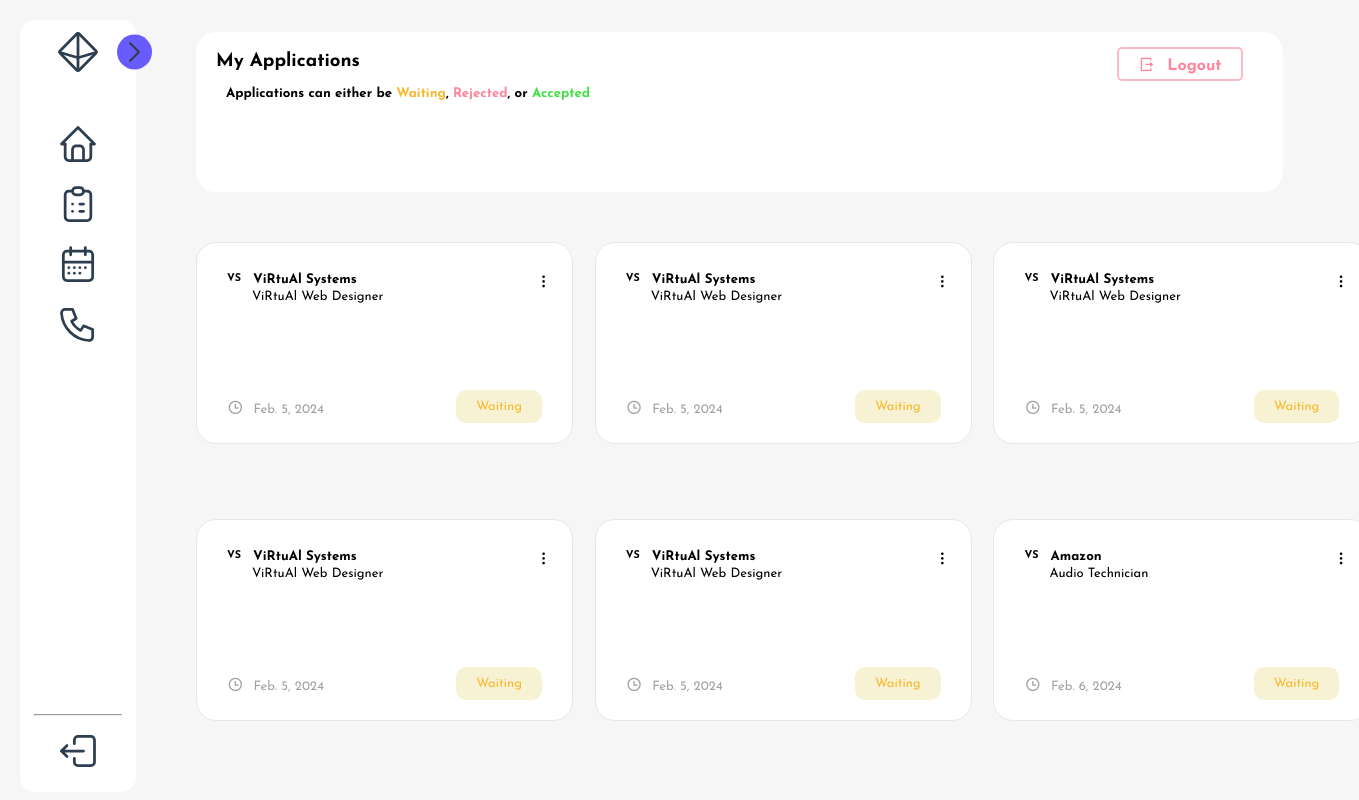
The page /dashboard/ (signed in) on the database its author committed.
### userportal/models.py (models this page shows)
class Application(models.Model):
    companyName = models.CharField(max_length=200)
    position = models.CharField(max_length=200)
    timeOfApplication = models.DateField(auto_now_add=True)
    status = models.CharField(max_length=50)
    user = models.ForeignKey(User, on_delete = models.CASCADE, related_name = "applications")

### userportal/decorators.py (the view)
    def wrapper(request, *args, **kwargs):
        if not request.user.is_authenticated:
            return redirect("/login")
        else:
            return func(request, *args, **kwargs)

### userportal/views.py (called while the page is built)
@unauth_user
def applications(request):
    context = {"applications" : request.user.applications.all()}
    return render(request, "User_Portal.html", context)

### userportal/templates/User_Portal.html (shortened to what this page needs)
<!DOCTYPE html>
<html lang="en">
<head>
  {% load static %}
  <link href="https://cdn.jsdelivr.net/npm/remixicon@4.0.0/fonts/remixicon.css" rel="stylesheet" />
  <link rel="stylesheet" href="{% static 'User_Portal.css' %}">
</head>
<body>
  <nav class="sidebar close">
    <header>
      <div class="image-text">
        <span class="image">
        </span>
      </div>
    </header>
    <div class="menu-bar">
      <div class="menu">
        <ul class="menu-links">
          <li class="nav-link">
            <a href="/">
            </a>
          </li>
          <li class="nav-link">
            <a href="/dashboard">
            </a>
          </li>
          <li class="nav-link">
            <a href="/dashboard/calendar">
            </a>
          </li>
          <li class="nav-link">
            <a href="/dashboard/calls">
            </a>
          </li>
        </ul>
      </div>
      <div class="bottom-content">
        <hr>
        <li class="">
          <a href="/login/out">
          </a>
        </li>
      </div>
    </div>
  </nav>
<section class="home">
  <div class="normContainer">
    <div class="applications_container">
      <div class="first_line">
        <h3 id="myApps">My Applications</h3>
        <div class="alarm">
          <div class="logout">
            <i class="ri-logout-box-r-line"></i>
            <div class="logout_text">
              <a href="/login/out">
                <h4>Logout</h4>
              </a>
            </div>
          </div>
        </div>
      </div>
      <div class="second_line">
        <h5 id="information">Applications can either be <span id="waitingSpan">Waiting</span>, <span id="rejectedSpan">Rejected</span>, or <span id="acceptedSpan"> Accepted</span></h5>
      </div>
    </div>
    <div class="application_boxes__container">
      {% if applications %}
      {% for application in applications %}
      <div class="application_box">
        <div class="app_line1">
          <h6 class="company_logo">VS</h6>
          <h5 class="company_name">{{application.companyName}}</h5>
          <i class="ri-more-2-fill"></i>
        </div>
        <div class="app_line2">
          <p class="position">{{application.position}}</p>
        </div>
        <div class="app_line3">
          <section class="grayColored">
            <i class="ri-time-line"></i>
            <p class="date_since">{{application.timeOfApplication}}</p>
          </section>
          <span
            class="{% if application.status == 'Waiting' %} underreview {% else %} {{application.status|lower}} {% endif %}">
            <p>{{application.status}}</p>
          </span>
        </div>
      </div>
       {% endfor %}
      {% else %}
      <h3 style="display:flex; justify-content: center; align-items: center; display: inline-flex;">You have no current
        applications. Find more <a href="/careers/" id="forCareers">here</a>!</h3>
      {% endif %}
    </div>
  </div>
</section>
</body>
</html>

### userportal/static/User_Portal.css (style rules this page uses)
:root { --margin:75px; --width:20%; --body-color: #E4E9F7; --sidebar-color: #FFF; --primary-color: #695CFE; --primary-color-light: #F6F5FF; --toggle-color: #DDD; --text-color: #707070; --tran-02: all 0.2s ease; --tran-03: all 0.3s ease; --tran-04: all 0.4s ease; --tran-05: all 0.5s ease; }
* { font-family: 'Josefin Sans', sans-serif; margin:0; padding: 0; }
body { font-family: 'Josefin Sans', sans-serif; background-color: #f6f6f6; }
.sidebar { position: fixed; margin: 20px; height: 94%; width: 250px; padding: 10px 14px; background: #ffffff; transition: var(--tran-05); z-index: 100; border-radius: 15px; }
.sidebar.close { width: 88px; }
.sidebar .image { display: flex; min-width: 88px; align-items: center; justify-content: center; }
.sidebar li { height: 50px; margin-top: 10px; list-style: none; display: flex; align-items: center; }
.sidebar li .icon { display: flex; align-items: center; justify-content: center; }
.icon { min-width: 88px; }
.sidebar li .icon, .sidebar li .text { color: var(--text-color); transition: var(--tran-02); }
.sidebar header { position: relative; }
.sidebar header .image-text { display: flex; align-items: center; }
.sidebar header .toggle { position: absolute; top: 50%; right: -30px; transform: translateY(-50%); min-height: 35px; min-width: 35px; background: var(--primary-color); display: flex; align-items: center; justify-content: center; border-radius: 500px; color: var(--sidebar-color); cursor: pointer; transition: all 0.7s; }
.sidebar .menu { margin-top: 35px; }
.sidebar li a { height: 100%; width: 100%; display: flex; align-items: center; text-decoration: none; border-radius: 6px; transition: var(--tran-04); }
.sidebar .menu-bar { height: calc(100% - 50px); display: flex; flex-direction: column; justify-content: space-between; }
.home { position: relative; display: flex; height: 100vh; left: 310px; width: calc(100% - 310px); background: var(--body-color); transition: var(--tran-05); }
.sidebar.close ~ .home { left: 120px; width: calc(100% - 120px); }
:root { --margin:75px; --width:20%; }
.normContainer { background-color: #f6f6f6; width: 100vw; height: 100vh; display: flex; flex-direction: column; align-items: center; }
.applications_container { width:80vw; color: black; height:20vh; display: flex; flex-direction: column; border-radius:20px; background: #ffffff; overflow: hidden; margin-top: 4vh; }
.first_line { display: flex; width: 80vw; justify-content: space-between; height: 25%; }
.alarm { display: flex; margin-left: auto; margin-top: 15px; margin-right: 15px; }
.logout { display: inline-flex; }
#myApps { margin-top: 20px; margin-left: 20px; font-weight: 500000000000; }
.logout { border: 2px solid #ffb9c5; margin-right: 40px; color: #ff849c; display: flex; justify-content: center; align-items: center; border-radius: 5px; padding: 15px 5%; }
.logout i { margin-left: 12px; }
.logout h4 { margin-left: 12px; margin-right: 12px; margin-top: 0.25em; color: #ff849c; }
.second_line { margin-top: 15px; display: flex; flex-direction: row; height: 25%; }
.application_boxes__container { margin-top: 50px; display: grid; grid-template-columns: repeat(3, 1fr); grid-gap: 2%; row-gap: 75px; width: 80vw; color: #000; }
.application_box { flex: 1; min-width: 375px; min-height: 200px; background-color: #ffffff; border-radius: 20px; border: 1px solid #e8e8e8; display: flex; flex-direction: column; }
.app_line1 { display: flex; margin-top: 30px; margin-left: 30px; }
.company_name { margin-left: 12px; }
.app_line1 i { display: flex; margin-left: auto; margin-right: 20px; }
.app_line2 { display: flex; margin-left: 55px; }
.position { font-size: 13px; }
.app_line3 { display: flex; margin-top: auto; margin-bottom: 20px; margin-left: 30px; }
.date_since { font-size: 13px; margin-top: 5px; margin-left: 10px; }
.grayColored i { margin-top:2px; }
.grayColored { display: flex; color: #a4a1a6; align-items: center; }
.app_line3 .underreview { font-size: 13px; margin-left: auto; margin-right: 30px; background-color: #f7f2d3; padding: 10px 20px; border-radius: 10px; }
.underreview, #waitingSpan { color: #f7b92d; }
.logout { cursor: pointer; }
.logout_text a { text-decoration: none; color: #ff849c; }
#rejectedSpan { color: #ff849c; }
#acceptedSpan { color: #43df45; }
#information { margin-left: 30px; }

### rows shown on the page
Application: companyName "ViRtuAl Systems", position "ViRtuAl Web Designer", timeOfApplication "Feb. 5, 2024", status "Waiting"
Application: companyName "ViRtuAl Systems", position "ViRtuAl Web Designer", timeOfApplication "Feb. 5, 2024", status "Waiting"
Application: companyName "ViRtuAl Systems", position "ViRtuAl Web Designer", timeOfApplication "Feb. 5, 2024", status "Waiting"
Application: companyName "ViRtuAl Systems", position "ViRtuAl Web Designer", timeOfApplication "Feb. 5, 2024", status "Waiting"
Application: companyName "ViRtuAl Systems", position "ViRtuAl Web Designer", timeOfApplication "Feb. 5, 2024", status "Waiting"
Application: companyName "Amazon", position "Audio Technician", timeOfApplication "Feb. 6, 2024", status "Waiting"
